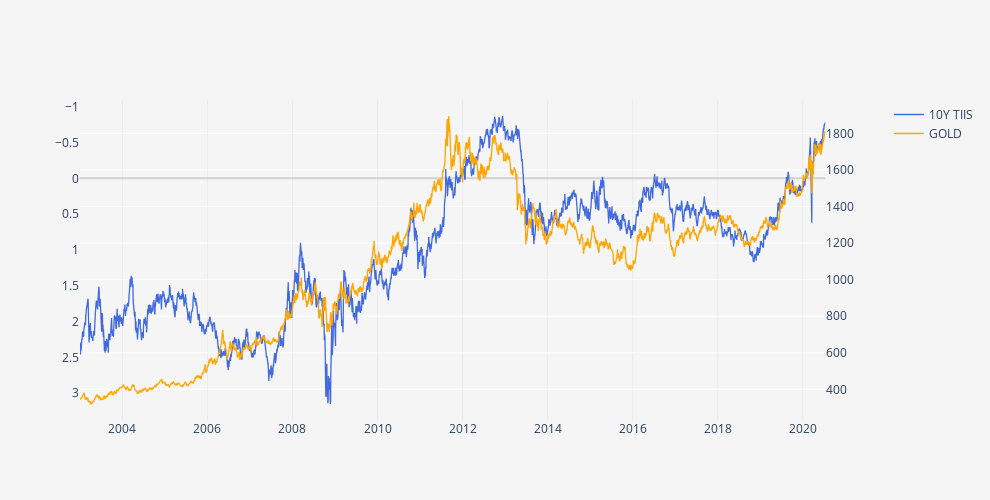

The notebook cell saved with this chart:
### Code cell
import plotly.graph_objects as go
from plotly.subplots import make_subplots

# Create figure with secondary y-axis
fig = make_subplots(specs=[[{"secondary_y": True}]])

# Add traces
fig.add_trace(
    go.Scatter(x=data.index, y=data['DFII10'], name="10Y TIIS", line=dict(color = 'royalblue', width = 1.3)),
    secondary_y=False,
)

fig.add_trace(
    go.Scatter(x=data.index, y=data['GOLD'], name="GOLD", line=dict(color = 'orange', width = 1.3)),
    secondary_y=True,
)

# Add figure title
fig.update_layout(
    title_text="",
    width=990,
    height=500,
    plot_bgcolor='#f5f5f5',
    paper_bgcolor='#f5f5f5',
    xaxis=dict(
        title='',
        showgrid=True,
        gridcolor='#ebebeb',
        titlefont=dict(size=12),
    ),    
    yaxis=dict(
        title='',
        showgrid=False,
        gridcolor='#ebebeb',
        zeroline=True, # Adicionar ou não a zero line
        zerolinecolor='#d2d2d2',
        autorange='reversed'

    )
)

# Set y-axes titles
fig.update_yaxes(title_text="", secondary_y=False)
fig.update_yaxes(title_text="", secondary_y=True)

fig.show()

### Figure 1 — Plotly figure (JSON) as saved in the notebook; plotly's stock layout.template omitted (floating-point values rounded to 4 significant figures; data arrays with more than 128 entries replaced by an {"elided": "..."} marker saying what was removed)
{"data": [{"line": {"color": "royalblue", "width": 1.3}, "name": "10Y TIIS", "type": "scatter", "x": {"elided": "4574 str values"}, "xaxis": "x", "y": {"elided": "4574 float values"}, "yaxis": "y"}, {"line": {"color": "orange", "width": 1.3}, "name": "GOLD", "type": "scatter", "x": {"elided": "4574 str values"}, "xaxis": "x", "y": {"elided": "4574 float values"}, "yaxis": "y2"}], "layout": {"height": 500, "paper_bgcolor": "#f5f5f5", "plot_bgcolor": "#f5f5f5", "title": {"text": ""}, "width": 990, "xaxis": {"anchor": "y", "autorange": true, "domain": [0, 0.94], "gridcolor": "#ebebeb", "range": ["2003-01-02", "2020-07-14"], "showgrid": true, "title": {"font": {"size": 12}, "text": ""}, "type": "date"}, "yaxis": {"anchor": "x", "autorange": true, "domain": [0, 1], "gridcolor": "#ebebeb", "range": [3.373, -1.093], "showgrid": false, "title": {"text": ""}, "type": "linear", "zeroline": true, "zerolinecolor": "#d2d2d2"}, "yaxis2": {"anchor": "x", "autorange": true, "overlaying": "y", "range": [232.4, 1983.0], "side": "right", "title": {"text": ""}, "type": "linear"}}}
